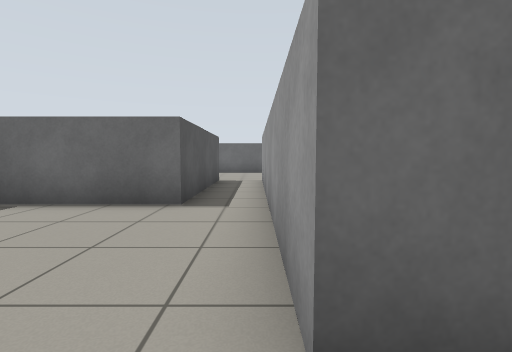
View 1 (above)

16 first-person views from a walk through a robot-simulator world made for Gazebo. The camera is 0.83 m above the floor, tilts 4° down and sees 85° across. The floor is counted in squares, 1 m on a side. Each view is taken from the middle of a square. On the plan, view 1 faces up. The plan holds only what a view shows up to about 10 squares ahead; the rest is blank.

View 2
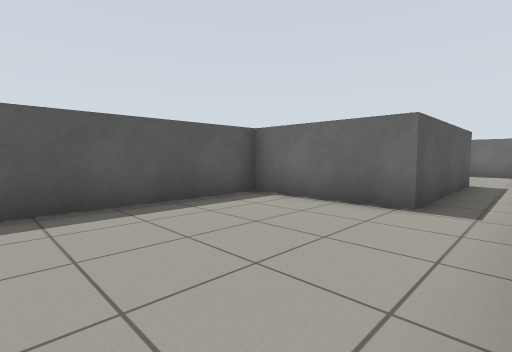

View 3
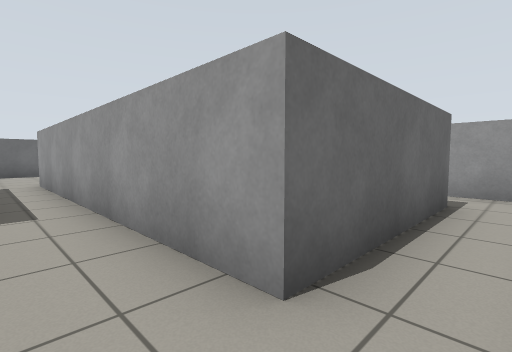

View 4
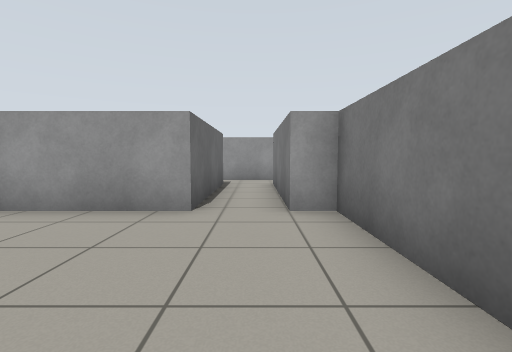

View 5
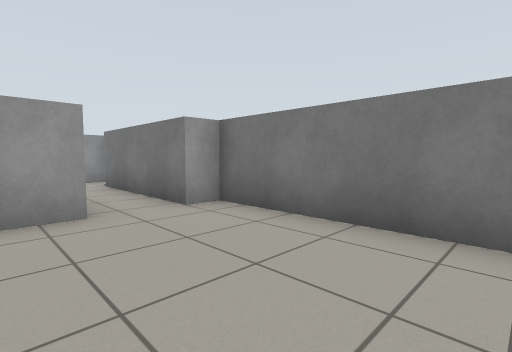

View 6
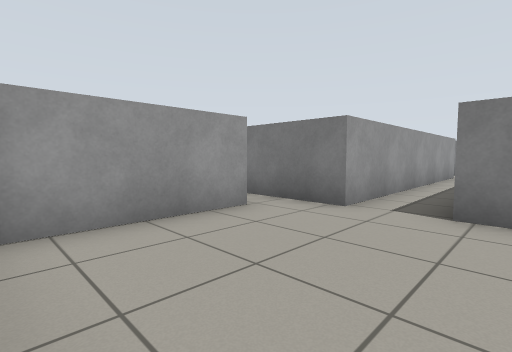

View 7
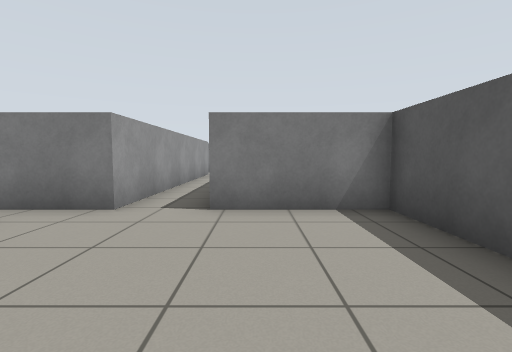

View 8
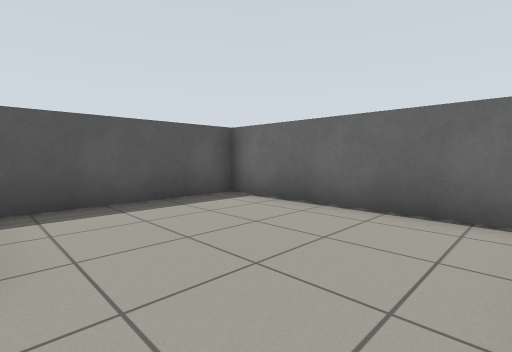

View 9
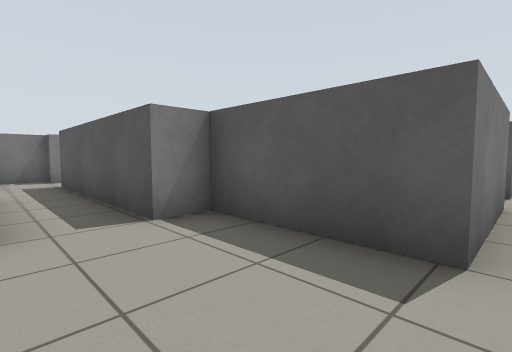

View 10
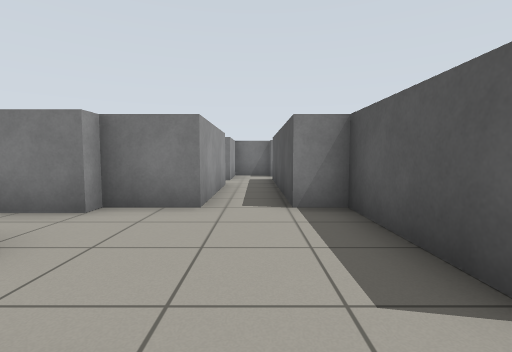

View 11
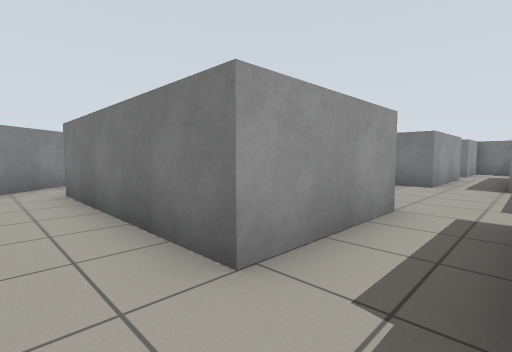

View 12
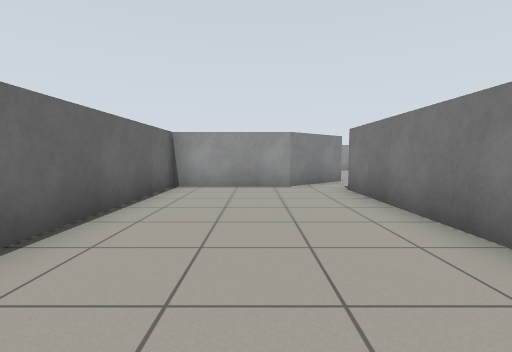

View 13
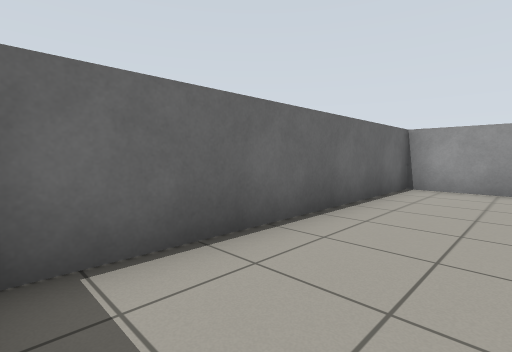

View 14
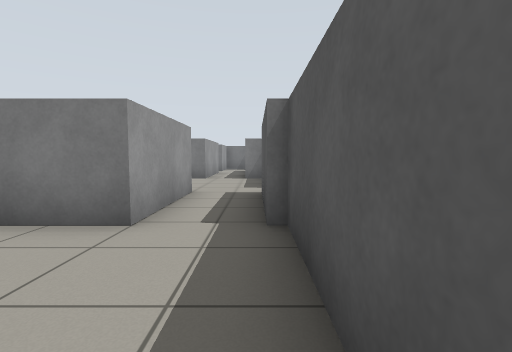

View 15
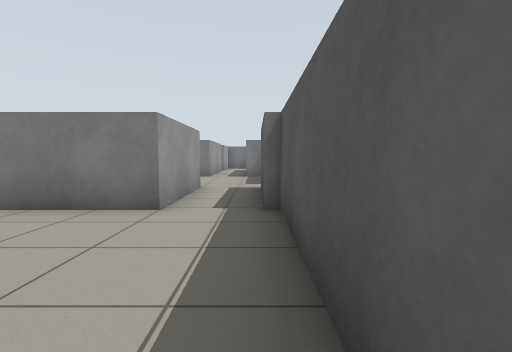

View 16
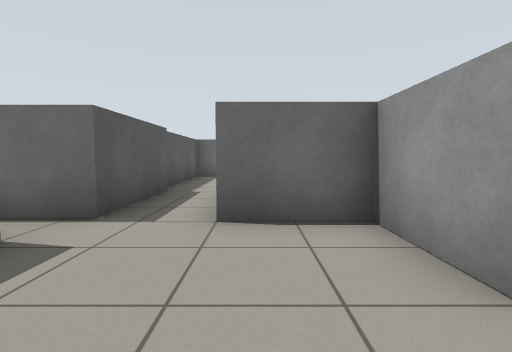

### Floor plan
Ten units are one square. View 1 is at (0, 0); x grows to the right and y downward. Boxes are objects, and circles mark ways between rooms. Rooms are numbered by the first view taken in them; rooms with no view inside come last. Other rooms are left out.
<svg viewBox="-53 -188 188 205">
<path fill="none" stroke="#000" d="M2 5 44 5M-40 12 2 12M44 -10 2 -10 2 -97M44 12 56 12M59 10 59 -14M-13 -97 -13 -48 -48 -48 -48 -1M2 -97 14 -97M15 -106 15 -139M9 -143 -41 -143 -41 -97 -13 -97M75 -85 75 -105 55 -105 55 -137M59 -65 75 -65 75 -69M14 -97 36 -97 36 -65 44 -65M39 -138 39 -107 25 -107M55 -137 110 -137M36 -176 36 -136M128 -138 117 -150 117 -183 40 -183M59 -28 59 -65M44 -65 44 -10"/>
<circle cx="-10" cy="-90" r="3" fill="#2a7"/>
<circle cx="50" cy="-10" r="3" fill="#2a7"/>
<circle cx="25" cy="-100" r="3" fill="#2a7"/>
<circle cx="50" cy="-130" r="3" fill="#2a7"/>
<circle cx="50" cy="-60" r="3" fill="#2a7"/>
<text x="-10" y="-20">1</text>
<text x="-10" y="-120">2</text>
<text x="50" y="-90">3</text>
<text x="80" y="-160">4</text>
<text x="50" y="-40">5</text>
</svg>
Room 1 opens to room 2. Room 1 opens to room 5. Room 2 opens to room 3. Room 3 opens to room 4. Room 3 opens to room 5.

Where each view was taken, in squares from view 1:
view 1: 0 up, 0 right, facing up
view 2: 0 up, 0 right, facing up-left
view 3: 0 up, 1 left, facing up-right
view 4: 0 up, 4 left, facing right
view 5: 2 up, 4 left, facing down-right
view 6: 14 up, 2 left, facing down-right
view 7: 14 up, 2 left, facing down
view 8: 10 up, 1 right, facing up-left
view 9: 10 up, 6 right, facing down-left
view 10: 11 up, 5 right, facing down
view 11: 15 up, 4 right, facing down-right
view 12: 16 up, 4 right, facing right
view 13: 16 up, 4 right, facing up-right
view 14: 17 up, 4 right, facing down
view 15: 18 up, 4 right, facing down
view 16: 7 up, 6 right, facing up
